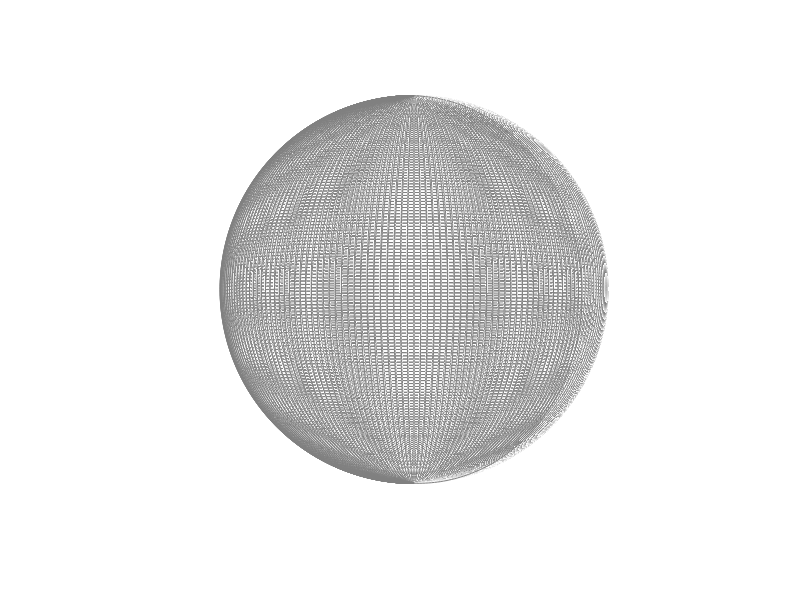

The MATLAB script that drew this image: (Note: this script raises an error after producing the figure.)
%% Textured 3D Earth example
%
% Ryan Gray
% 8 Sep 2004
% Revised 9 March 2006, 31 Jan 2006, 16 Oct 2013

%% Options

space_color = 'k';
npanels = 180;   % Number of globe panels around the equator deg/panel = 360/npanels
alpha   = 1; % globe transparency level, 1 = opaque, through 0 = invisible
GMST0 = []; % Don't set up rotatable globe (ECEF)
% GMST0 = 4.89496121282306; % Set up a rotatable globe at J2000.0

% Earth texture image
% Anything imread() will handle, but needs to be a 2:1 unprojected globe
% image.

image_file = 'http://upload.wikimedia.org/wikipedia/commons/thumb/c/cd/Land_ocean_ice_2048.jpg/1024px-Land_ocean_ice_2048.jpg';

% Mean spherical earth

erad    = 6371008.7714; % equatorial radius (meters)
prad    = 6371008.7714; % polar radius (meters)
erot    = 7.2921158553e-5; % earth rotation rate (radians/sec)

%% Create figure

figure('Color', space_color);

hold on;

% Turn off the normal axes

set(gca, 'NextPlot','add', 'Visible','off');

axis equal;
axis auto;

% Set initial view

view(-30,-3);

axis vis3d;

%% Create wireframe globe

% Create a 3D meshgrid of the sphere points using the ellipsoid function

[x, y, z] = ellipsoid(0, 0, 0, erad, erad, prad, npanels);

globe = surf(x, y, -z, 'FaceColor', 'none', 'EdgeColor', 0.5*[1 1 1]);

if ~isempty(GMST0)
    hgx = hgtransform;
    set(hgx,'Matrix', makehgtform('zrotate',GMST0));
    set(globe,'Parent',hgx);
end

%% Texturemap the globe

% Load Earth image for texture map

cdata = imread(image_file);

% Set image as color data (cdata) property, and set face color to indicate
% a texturemap, which Matlab expects to be in cdata. Turn off the mesh edges.

set(globe, 'FaceColor', 'texturemap', 'CData', cdata, 'FaceAlpha', alpha, 'EdgeColor', 'none');

%% Animated Line

h=animatedline('Color','w','LineWidth',5);
view(-30,-3);

% Initialize video
myVideo = VideoWriter('myVideoFile'); %open video file
myVideo.FrameRate = 25;  %can adjust this, 5 - 10 works well for me
myVideo.Quality = 100;
open(myVideo)

 set(gcf, 'Position',  [100, 100, 2000, 2000])
for k = 1:1500:length(x_orbit)-1499
    xvec = x_orbit(k:k+1499);
    yvec = y_orbit(k:k+1499);
    zvec = z_orbit(k:k+1499);
    
    camorbit(0.2,0)
    addpoints(h,xvec,yvec,zvec)
    drawnow
    
    frame = getframe(gcf); %get frame
    writeVideo(myVideo, frame);
end

close(myVideo)
